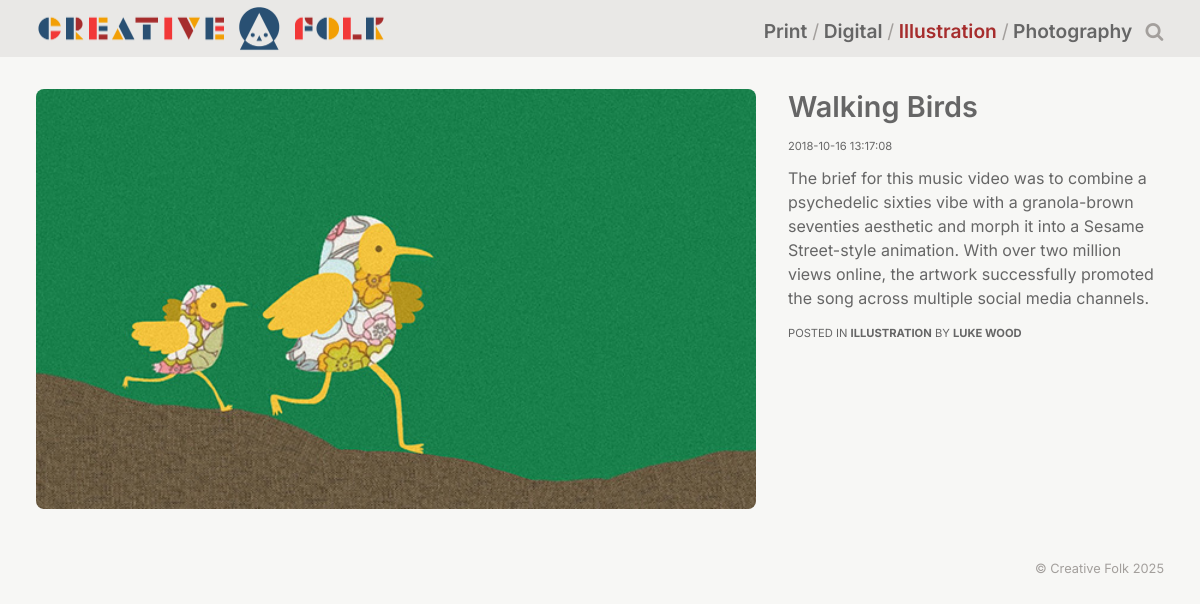
The app's page /LoginDemo/member/article.php?id=4 (signed in) with its own data.
### tables this page shows
CREATE TABLE `category` (
  `id` int(11) NOT NULL AUTO_INCREMENT,
  `name` varchar(24) NOT NULL,
  `description` varchar(254) NOT NULL,
  `navigation` tinyint(1) NOT NULL,
  PRIMARY KEY (`id`)
);

CREATE TABLE `article` (
  `id` int(11) NOT NULL,
  `title` varchar(80) NOT NULL,
  `summary` varchar(254) NOT NULL,
  `content` text NOT NULL,
  `created` timestamp NOT NULL DEFAULT current_timestamp(),
  `category_id` int(11) NOT NULL,
  `member_id` int(11) NOT NULL,
  `image_id` int(11) DEFAULT NULL,
  `published` tinyint(4) NOT NULL DEFAULT 0
);

CREATE TABLE `image` (
  `id` int(11) NOT NULL DEFAULT 0,
  `file` varchar(254) NOT NULL,
  `alt` varchar(1000) NOT NULL
);

### LoginDemo/member/article.php (the view, shortened to what this page needs)
<?php
include("../login/connection.php");
$id = filter_input(INPUT_GET, 'id', FILTER_VALIDATE_INT);
$sql = "SELECT a.title, a.summary, a.content, a.created, a.category_id, a.member_id,
               c.name      AS category,
               CONCAT(m.forename, ' ', m.surname) AS author,
               i.file AS image_file,
               i.alt  AS image_alt
          FROM article     AS a
          JOIN category    AS c  ON a.category_id = c.id
          JOIN member      AS m  ON a.member_id   = m.id
          LEFT JOIN image  AS i  ON a.image_id    = i.id
         WHERE a.id = $id  AND a.published = 1;";
$result = mysqli_query($con, $sql);
$article = mysqli_fetch_assoc($result);
$sql1 = "SELECT id, name FROM category WHERE navigation = 1;";
$result1 = mysqli_query($con, $sql1);
$navigation = mysqli_fetch_all($result1, MYSQLI_ASSOC);
$section     = $article['category_id'];
?>
<?php include '../includes/header.php'; ?>
  <main class="article container" id="content">
    <section class="image">
      <img src="../uploads/<?= ($article['image_file'] ?? 'blank.png') ?>"
           alt="<?= ($article['image_alt']) ?>">
    </section>
    <section class="text">
      <h1><?= ($article['title']) ?></h1>
      <div class="date"><?= $article['created']?></div>
      <div class="content"><?= ($article['content']) ?></div>
      <p class="credit">
        Posted in <a href="category.php?id=<?= $article['category_id'] ?>"><?= ($article['category']) ?></a> by <a href="member.php?id=<?= $article['member_id'] ?>">
          <?= ($article['author']) ?></a>
      </p>
    </section>
  </main>
<?php include '../includes/footer.php'; ?>

### LoginDemo/includes/header.php (shortened to what this page needs)
<!DOCTYPE html>
<html lang="en-US">
  <head>
    <link rel="stylesheet" type="text/css" href="../css/styles.css">
  </head>
  <body>
    <header>
      <div class="container">
        <div class="logo">
          <a href="index.php"><img src="../img/logo.png" alt="Creative Folk"></a>
        </div>
        <nav>
          <ul id="menu">
            <?php foreach ($navigation as $link) { ?>
            <li><a href="category.php?id=<?= $link['id'] ?>"
              <?= ($section == $link['id'] ) ? 'class="on" aria-current="page"' : '' ?>>
              <?= ($link['name']) ?>
            </a></li>
            <?php } ?>
            <li><a href="search.php">
              <span class="icon-search"></span><span class="search-text">Search</span>
            </a></li>
          </ul>
        </nav>
      </div>
    </header>

### LoginDemo/css/styles.css (style rules this page uses)
* { box-sizing: border-box; }
body { margin: 0; color: #666; background-color: #f7f7f5; }
a { color: #666; }
a:hover, a.on, p.credit a:hover { color: #a62d2d; }
body { font-family: 'Inter', 'Arial', sans-serif; font-size: 100%; }
a { text-decoration: none; }
h1 { font-size: 1.8em; }
h1, h2 { font-weight: 600; margin: 0 0 0.14em 0; }
p { margin: 0 0 1em 0; }
.date, p.credit, p.member { font-size: 0.7rem; }
p.credit { text-transform: uppercase; }
p.credit a { font-weight: bold; color: inherit; }
nav li { font-weight: 600; line-height: 0.8em; }
header { background: #e9e8e6; min-height: 50px; margin-bottom: 2em; }
header > div.container { align-items: center; }
header div.logo { line-height: 0.5em; margin-bottom: 0; }
header div.logo img { max-width: 360px; max-height: 50px; margin: 5px 0px; }
header nav ul { padding: .5rem 0 0.1rem 0; margin: 0; clear: left; }
header nav li { list-style-type: none; display: inline-block; padding-right: .5em; }
.js header nav ul { display: none; }
.js header nav li { margin-bottom: 1em; display: block; }
nav .icon-search { display: none; }
@media (min-width: 760px) { header > div.container { display: flex; } }
@media (min-width: 760px) { header .logo { flex: 1; } }
@media (min-width: 760px) { header nav { flex: 2; } }
@media (min-width: 760px) { header div.logo img { max-width: 93%; max-height: 75px; } }
@media (min-width: 760px) { header nav li { padding-right: 0; font-size: 1.2em; } }
@media (min-width: 760px) { .js header nav ul { display: block; text-align: right; } }
@media (min-width: 760px) { .js header nav li { display: inline-block; margin: 0; } }
@media (min-width: 760px) { header nav li::after { content: " / "; font-weight: normal; color: #a39f9c; } }
@media (min-width: 760px) { header nav li:last-child::after, header nav li:nth-last-child(2)::after { content: ""; } }
@media (min-width: 760px) { nav .icon-search { display: inline-block; padding-left: .5rem; color: #a39f9c; } }
.container { margin: 0 auto 0 auto; max-width: 94%; }
@media (min-width: 860px) { main.article, .admin-article { display: grid; grid-gap: 2em; grid-template-columns: calc(66.666% - 2em) 33.333%; margin-bottom: 2em; } }
main img { width: 100%; height: auto; border-radius: 8px; }
.date { display: block; margin: 0 0 1.2em 0; }
.text h1 { margin-bottom: .5em; }
.text .content { margin: 0 0 1em 0; line-height: 1.5em; }
[class^="icon-"]:before, [class*=" icon-"]:before { font-family: "icons"; font-style: normal; font-weight: normal; speak: never; display: inline-block; text-decoration: none; width: 1em; text-align: center; font-variant: normal; text-transform: none; line-height: 1em; -webkit-font-smoothing: antialiased; -moz-osx-font-smoothing: grayscale; }
.icon-search:before { content: '\e803'; }

### records on screen
category: name "Print"
category: name "Digital"
category: name "Illustration"
category: name "Photography"
article: image.file (picture), title "Walking Birds", created "2018-10-16 13:17:08", content "The brief for this music video was to combine a psychedelic sixties vibe with a granola-brown seventies aesthetic and morph it into a Sesame Street-style animation. With over two million views online, the artwork successfully promoted the song across multiple social media channels.", category.name "ILLUSTRATION"

### other values on screen
$article['author'] "LUKE WOOD"
